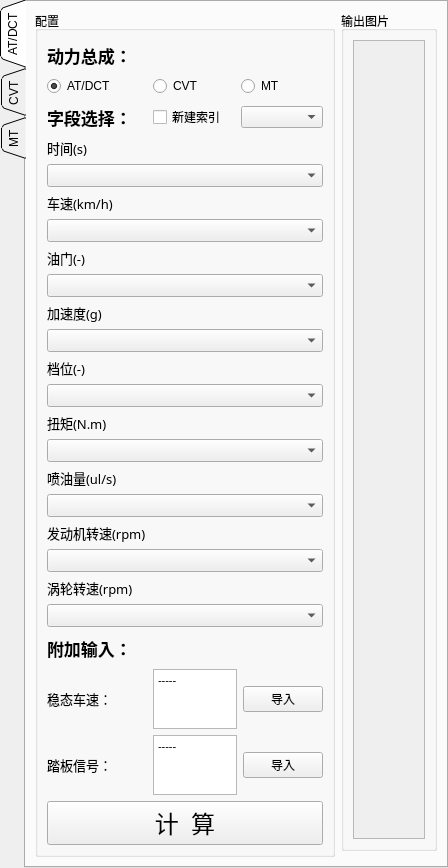
       <widget class="QWidget" name="System_Gain_page">
        <layout class="QGridLayout" name="gridLayout_16">
         <property name="leftMargin">
          <number>0</number>
         </property>
         <property name="topMargin">
          <number>0</number>
         </property>
         <property name="rightMargin">
          <number>0</number>
         </property>
         <property name="bottomMargin">
          <number>0</number>
         </property>
         <item row="0" column="0">
          <widget class="QTabWidget" name="System_Gain_PT_Choose">
           <property name="tabPosition">
            <enum>QTabWidget::West</enum>
           </property>
           <property name="tabShape">
            <enum>QTabWidget::Triangular</enum>
           </property>
           <property name="currentIndex">
            <number>0</number>
           </property>
           <widget class="QWidget" name="System_Gain_AT_DCT_tab">
            <attribute name="title">
             <string>AT/DCT</string>
            </attribute>
            <layout class="QGridLayout" name="gridLayout_9">
             <item row="0" column="0" rowspan="2">
              <widget class="QGroupBox" name="System_Gain_AT_DCT_Config_Group">
               <property name="maximumSize">
                <size>
                 <width>300</width>
                 <height>16777215</height>
                </size>
               </property>
               <property name="title">
                <string>配置</string>
               </property>
               <layout class="QGridLayout" name="gridLayout_13">
                <item row="0" column="0" colspan="3">
                 <layout class="QGridLayout" name="System_Gain_AT_DCT_Config_Lay">
                  <item row="1" column="1">
                   <widget class="QRadioButton" name="System_Gain_CVT">
                    <property name="text">
                     <string>CVT</string>
                    </property>
                    <attribute name="buttonGroup">
                     <string notr="true">buttonGroup</string>
                    </attribute>
                   </widget>
                  </item>
                  <item row="1" column="0">
                   <widget class="QRadioButton" name="System_Gain_AT_DCT">
                    <property name="text">
                     <string>AT/DCT</string>
                    </property>
                    <property name="checked">
                     <bool>true</bool>
                    </property>
                    <attribute name="buttonGroup">
                     <string notr="true">buttonGroup</string>
                    </attribute>
                   </widget>
                  </item>
                  <item row="2" column="0">
                   <widget class="QLabel" name="System_Gain_AT_DCT_Features_lab">
                    <property name="minimumSize">
                     <size>
                      <width>100</width>
                      <height>30</height>
                     </size>
                    </property>
                    <property name="maximumSize">
                     <size>
                      <width>400</width>
                      <height>30</height>
                     </size>
                    </property>
                    <property name="font">
                     <font>
                      <family>Microsoft YaHei</family>
                      <pointsize>13</pointsize>
                      <weight>75</weight>
                      <bold>true</bold>
                     </font>
                    </property>
                    <property name="layoutDirection">
                     <enum>Qt::LeftToRight</enum>
                    </property>
                    <property name="text">
                     <string>字段选择：</string>
                    </property>
                   </widget>
                  </item>
                  <item row="0" column="0" colspan="3">
                   <widget class="QLabel" name="System_Gain_AT_DCT_Features_lab_2">
                    <property name="minimumSize">
                     <size>
                      <width>100</width>
                      <height>30</height>
                     </size>
                    </property>
                    <property name="maximumSize">
                     <size>
                      <width>400</width>
                      <height>30</height>
                     </size>
                    </property>
                    <property name="font">
                     <font>
                      <family>Microsoft YaHei</family>
                      <pointsize>13</pointsize>
                      <weight>75</weight>
                      <bold>true</bold>
                     </font>
                    </property>
                    <property name="layoutDirection">
                     <enum>Qt::LeftToRight</enum>
                    </property>
                    <property name="text">
                     <string>动力总成：</string>
                    </property>
                   </widget>
                  </item>
                  <item row="1" column="2">
                   <widget class="QRadioButton" name="System_Gain_MT">
                    <property name="text">
                     <string>MT</string>
                    </property>
                    <attribute name="buttonGroup">
                     <string notr="true">buttonGroup</string>
                    </attribute>
                   </widget>
                  </item>
                  <item row="2" column="2">
                   <widget class="QComboBox" name="System_Gain_AT_DCT_Index_comboBox"/>
                  </item>
                  <item row="3" column="0" colspan="3">
                   <layout class="QVBoxLayout" name="System_Gain_AT_DCT_Config_LayV">
                    <item>
                     <widget class="QLabel" name="System_Gain_AT_DCT_Time_lab">
                      <property name="minimumSize">
                       <size>
                        <width>100</width>
                        <height>20</height>
                       </size>
                      </property>
                      <property name="maximumSize">
                       <size>
                        <width>60</width>
                        <height>20</height>
                       </size>
                      </property>
                      <property name="font">
                       <font>
                        <family>Microsoft YaHei</family>
                        <pointsize>10</pointsize>
                       </font>
                      </property>
                      <property name="text">
                       <string>时间(s)</string>
                      </property>
                     </widget>
                    </item>
                    <item>
                     <widget class="QComboBox" name="System_Gain_AT_DCT_Time">
                      <property name="font">
                       <font>
                        <pointsize>10</pointsize>
                       </font>
                      </property>
                     </widget>
                    </item>
                    <item>
                     <widget class="QLabel" name="System_Gain_AT_DCT_Vspd_lab">
                      <property name="minimumSize">
                       <size>
                        <width>100</width>
                        <height>20</height>
                       </size>
                      </property>
                      <property name="maximumSize">
                       <size>
                        <width>60</width>
                        <height>20</height>
                       </size>
                      </property>
                      <property name="font">
                       <font>
                        <family>Microsoft YaHei</family>
                        <pointsize>10</pointsize>
                       </font>
                      </property>
                      <property name="text">
                       <string>车速(km/h)</string>
                      </property>
                     </widget>
                    </item>
                    <item>
                     <widget class="QComboBox" name="System_Gain_AT_DCT_Vspd">
                      <property name="font">
                       <font>
                        <pointsize>10</pointsize>
                       </font>
                      </property>
                     </widget>
                    </item>
                    <item>
                     <widget class="QLabel" name="System_Gain_AT_DCT_Ped_lab">
                      <property name="minimumSize">
                       <size>
                        <width>100</width>
                        <height>20</height>
                       </size>
                      </property>
                      <property name="maximumSize">
                       <size>
                        <width>60</width>
                        <height>20</height>
                       </size>
                      </property>
                      <property name="font">
                       <font>
                        <family>Microsoft YaHei</family>
                        <pointsize>10</pointsize>
                       </font>
                      </property>
                      <property name="text">
                       <string>油门(-)</string>
                      </property>
                     </widget>
                    </item>
                    <item>
                     <widget class="QComboBox" name="System_Gain_AT_DCT_Ped">
                      <property name="font">
                       <font>
                        <pointsize>10</pointsize>
                       </font>
                      </property>
                     </widget>
                    </item>
                    <item>
                     <widget class="QLabel" name="System_Gain_AT_DCT_Acc_lab">
                      <property name="minimumSize">
                       <size>
                        <width>100</width>
                        <height>20</height>
                       </size>
                      </property>
                      <property name="maximumSize">
                       <size>
                        <width>60</width>
                        <height>20</height>
                       </size>
                      </property>
                      <property name="font">
                       <font>
                        <family>Microsoft YaHei</family>
                        <pointsize>10</pointsize>
                       </font>
                      </property>
                      <property name="text">
                       <string>加速度(g)</string>
                      </property>
                     </widget>
                    </item>
                    <item>
                     <widget class="QComboBox" name="System_Gain_AT_DCT_Acc">
                      <property name="font">
                       <font>
                        <pointsize>10</pointsize>
                       </font>
                      </property>
                     </widget>
                    </item>
                    <item>
                     <widget class="QLabel" name="System_Gain_AT_DCT_Gear_lab">
                      <property name="minimumSize">
                       <size>
                        <width>100</width>
                        <height>20</height>
                       </size>
                      </property>
                      <property name="maximumSize">
                       <size>
                        <width>60</width>
                        <height>20</height>
                       </size>
                      </property>
                      <property name="font">
                       <font>
                        <family>Microsoft YaHei</family>
                        <pointsize>10</pointsize>
                       </font>
                      </property>
                      <property name="text">
                       <string>档位(-)</string>
                      </property>
                     </widget>
                    </item>
                    <item>
                     <widget class="QComboBox" name="System_Gain_AT_DCT_Gear">
                      <property name="font">
                       <font>
                        <pointsize>10</pointsize>
                       </font>
                      </property>
                     </widget>
                    </item>
                    <item>
                     <widget class="QLabel" name="System_Gain_AT_DCT_Toq_lab">
                      <property name="minimumSize">
                       <size>
                        <width>100</width>
                        <height>20</height>
                       </size>
                      </property>
                      <property name="maximumSize">
                       <size>
                        <width>60</width>
                        <height>20</height>
                       </size>
                      </property>
                      <property name="font">
                       <font>
                        <family>Microsoft YaHei</family>
                        <pointsize>10</pointsize>
                       </font>
                      </property>
                      <property name="text">
                       <string>扭矩(N.m)</string>
                      </property>
                     </widget>
                    </item>
                    <item>
                     <widget class="QComboBox" name="System_Gain_AT_DCT_Toq">
                      <property name="font">
                       <font>
                        <pointsize>10</pointsize>
                       </font>
                      </property>
                     </widget>
                    </item>
                    <item>
                     <widget class="QLabel" name="System_Gain_AT_DCT_Fuel_lab">
                      <property name="minimumSize">
                       <size>
                        <width>100</width>
                        <height>20</height>
                       </size>
                      </property>
                      <property name="maximumSize">
                       <size>
                        <width>60</width>
                        <height>20</height>
                       </size>
                      </property>
                      <property name="font">
                       <font>
                        <family>Microsoft YaHei</family>
                        <pointsize>10</pointsize>
                       </font>
                      </property>
                      <property name="text">
                       <string>喷油量(ul/s)</string>
                      </property>
                     </widget>
                    </item>
                    <item>
                     <widget class="QComboBox" name="System_Gain_AT_DCT_Fuel">
                      <property name="font">
                       <font>
                        <pointsize>10</pointsize>
                       </font>
                      </property>
                     </widget>
                    </item>
                    <item>
                     <widget class="QLabel" name="System_Gain_AT_DCT_EnSpd_lab">
                      <property name="minimumSize">
                       <size>
                        <width>100</width>
                        <height>20</height>
                       </size>
                      </property>
                      <property name="maximumSize">
                       <size>
                        <width>60</width>
                        <height>20</height>
                       </size>
                      </property>
                      <property name="font">
                       <font>
                        <family>Microsoft YaHei</family>
                        <pointsize>10</pointsize>
                       </font>
                      </property>
                      <property name="text">
                       <string>发动机转速(rpm)</string>
                      </property>
                     </widget>
                    </item>
                    <item>
                     <widget class="QComboBox" name="System_Gain_AT_DCT_EnSpd">
                      <property name="font">
                       <font>
                        <pointsize>10</pointsize>
                       </font>
                      </property>
                     </widget>
                    </item>
                    <item>
                     <widget class="QLabel" name="System_Gain_AT_DCT_TbSpd_lab">
                      <property name="minimumSize">
                       <size>
                        <width>100</width>
                        <height>20</height>
                       </size>
                      </property>
                      <property name="maximumSize">
                       <size>
                        <width>60</width>
                        <height>20</height>
                       </size>
                      </property>
                      <property name="font">
                       <font>
                        <family>Microsoft YaHei</family>
                        <pointsize>10</pointsize>
                       </font>
                      </property>
                      <property name="text">
                       <string>涡轮转速(rpm)</string>
                      </property>
                     </widget>
                    </item>
                    <item>
                     <widget class="QComboBox" name="System_Gain_AT_DCT_TbSpd">
                      <property name="font">
                       <font>
                        <pointsize>10</pointsize>
                       </font>
                      </property>
                     </widget>
                    </item>
                   </layout>
                  </item>
                  <item row="2" column="1">
                   <widget class="QCheckBox" name="System_Gain_AT_DCT_New_Index">
                    <property name="font">
                     <font>
                      <family>微软雅黑</family>
                     </font>
                    </property>
                    <property name="text">
                     <string>新建索引</string>
                    </property>
                   </widget>
                  </item>
                 </layout>
                </item>
                <item row="4" column="0" colspan="3">
                 <widget class="QPushButton" name="SysGain_Cal">
                  <property name="font">
                   <font>
                    <family>Microsoft YaHei</family>
                    <pointsize>18</pointsize>
                   </font>
                  </property>
                  <property name="styleSheet">
                   <string notr="true">QPushButton{border-image: url(./Image/RunIcon.png);}
</string>
                  </property>
                  <property name="text">
                   <string>计  算</string>
                  </property>
                 </widget>
                </item>
                <item row="3" column="2">
                 <widget class="QPushButton" name="pushButton_3">
                  <property name="text">
                   <string>导入</string>
                  </property>
                 </widget>
                </item>
                <item row="2" column="2">
                 <widget class="QPushButton" name="pushButton_2">
                  <property name="text">
                   <string>导入</string>
                  </property>
                 </widget>
                </item>
                <item row="1" column="0" colspan="2">
                 <widget class="QLabel" name="System_Gain_AT_DCT_AddInput">
                  <property name="minimumSize">
                   <size>
                    <width>100</width>
                    <height>30</height>
                   </size>
                  </property>
                  <property name="maximumSize">
                   <size>
                    <width>400</width>
                    <height>30</height>
                   </size>
                  </property>
                  <property name="font">
                   <font>
                    <family>Microsoft YaHei</family>
                    <pointsize>13</pointsize>
                    <weight>75</weight>
                    <bold>true</bold>
                   </font>
                  </property>
                  <property name="layoutDirection">
                   <enum>Qt::LeftToRight</enum>
                  </property>
                  <property name="text">
                   <string>附加输入：</string>
                  </property>
                 </widget>
                </item>
                <item row="2" column="1">
                 <widget class="QTextEdit" name="System_Gain_AT_DCT_StableVspd_TextEdit">
                  <property name="minimumSize">
                   <size>
                    <width>0</width>
                    <height>20</height>
                   </size>
                  </property>
                  <property name="maximumSize">
                   <size>
                    <width>16777215</width>
                    <height>60</height>
                   </size>
                  </property>
                  <property name="html">
                   <string>&lt;!DOCTYPE HTML PUBLIC &quot;-//W3C//DTD HTML 4.0//EN&quot; &quot;http://www.w3.org/TR/REC-html40/strict.dtd&quot;&gt;
&lt;html&gt;&lt;head&gt;&lt;meta name=&quot;qrichtext&quot; content=&quot;1&quot; /&gt;&lt;style type=&quot;text/css&quot;&gt;
p, li { white-space: pre-wrap; }
&lt;/style&gt;&lt;/head&gt;&lt;body style=&quot; font-family:'MS Shell Dlg 2'; font-size:8.25pt; font-weight:400; font-style:normal;&quot;&gt;
&lt;p style=&quot; margin-top:0px; margin-bottom:0px; margin-left:0px; margin-right:0px; -qt-block-indent:0; text-indent:0px;&quot;&gt;-----&lt;/p&gt;&lt;/body&gt;&lt;/html&gt;</string>
                  </property>
                 </widget>
                </item>
                <item row="3" column="0">
                 <widget class="QLabel" name="System_Gain_AT_DCT_StablePed_lab">
                  <property name="minimumSize">
                   <size>
                    <width>100</width>
                    <height>20</height>
                   </size>
                  </property>
                  <property name="maximumSize">
                   <size>
                    <width>60</width>
                    <height>20</height>
                   </size>
                  </property>
                  <property name="font">
                   <font>
                    <family>Microsoft YaHei</family>
                    <pointsize>10</pointsize>
                   </font>
                  </property>
                  <property name="text">
                   <string>踏板信号：</string>
                  </property>
                 </widget>
                </item>
                <item row="3" column="1">
                 <widget class="QTextEdit" name="System_Gain_AT_DCT_StablePed_TextEdit">
                  <property name="minimumSize">
                   <size>
                    <width>0</width>
                    <height>20</height>
                   </size>
                  </property>
                  <property name="maximumSize">
                   <size>
                    <width>16777215</width>
                    <height>60</height>
                   </size>
                  </property>
                  <property name="html">
                   <string>&lt;!DOCTYPE HTML PUBLIC &quot;-//W3C//DTD HTML 4.0//EN&quot; &quot;http://www.w3.org/TR/REC-html40/strict.dtd&quot;&gt;
&lt;html&gt;&lt;head&gt;&lt;meta name=&quot;qrichtext&quot; content=&quot;1&quot; /&gt;&lt;style type=&quot;text/css&quot;&gt;
p, li { white-space: pre-wrap; }
&lt;/style&gt;&lt;/head&gt;&lt;body style=&quot; font-family:'MS Shell Dlg 2'; font-size:8.25pt; font-weight:400; font-style:normal;&quot;&gt;
&lt;p style=&quot; margin-top:0px; margin-bottom:0px; margin-left:0px; margin-right:0px; -qt-block-indent:0; text-indent:0px;&quot;&gt;-----&lt;/p&gt;&lt;/body&gt;&lt;/html&gt;</string>
                  </property>
                 </widget>
                </item>
                <item row="2" column="0">
                 <widget class="QLabel" name="System_Gain_AT_DCT_StableVspd_lab">
                  <property name="minimumSize">
                   <size>
                    <width>100</width>
                    <height>20</height>
                   </size>
                  </property>
                  <property name="maximumSize">
                   <size>
                    <width>60</width>
                    <height>20</height>
                   </size>
                  </property>
                  <property name="font">
                   <font>
                    <family>Microsoft YaHei</family>
                    <pointsize>10</pointsize>
                   </font>
                  </property>
                  <property name="text">
                   <string>稳态车速：</string>
                  </property>
                 </widget>
                </item>
               </layout>
              </widget>
             </item>
             <item row="0" column="1" colspan="4">
              <widget class="QGroupBox" name="System_Gain_AT_DCT_Figs_Group">
               <property name="title">
                <string>输出图片</string>
               </property>
               <layout class="QGridLayout" name="gridLayout_8">
                <item row="0" column="0">
                 <widget class="QScrollArea" name="System_Gain_AT_DCT_Figs_scrollArea">
                  <property name="widgetResizable">
                   <bool>true</bool>
                  </property>
                  <widget class="QWidget" name="System_Gain_AT_DCT_Figs_scrollAreaWidgetContents">
                   <property name="geometry">
                    <rect>
                     <x>0</x>
                     <y>0</y>
                     <width>625</width>
                     <height>716</height>
                    </rect>
                   </property>
                   <layout class="QGridLayout" name="gridLayout_2"/>
                  </widget>
                 </widget>
                </item>
               </layout>
              </widget>
             </item>
            </layout>
           </widget>
           <widget class="QWidget" name="System_Gain_CVT_tab">
            <attribute name="title">
             <string>CVT</string>
            </attribute>
            <layout class="QGridLayout" name="gridLayout_14"/>
           </widget>
           <widget class="QWidget" name="System_Gain_MT_tab">
            <attribute name="title">
             <string>MT</string>
            </attribute>
           </widget>
          </widget>
         </item>
        </layout>
       </widget>
